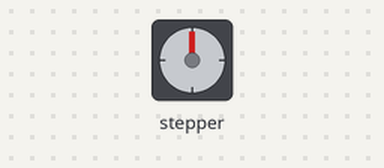
Bench run of a sketch on a simulated Arduino Uno, built with avr-gcc and run on an emulated ATmega328P. Parts: stepper motor. Wiring (inferred from the names in the program): stepper motor driver (200 steps per turn assumed): step pin 9; direction pin 10.

Above: at 0.05 s.
At 2.35 s:
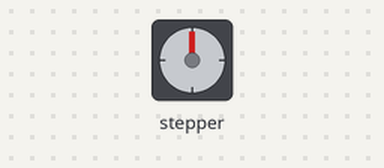
At 4.65 s:
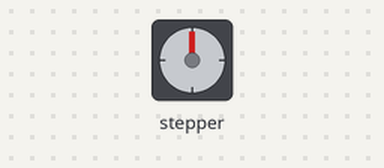
At 9.25 s:
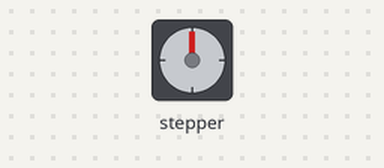
Timing chart, 0 to 12.0 s (numbered marks = the images above):
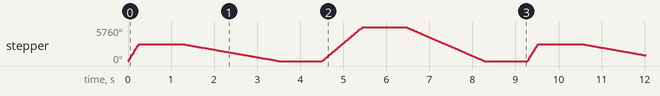

The sketch:

step1.ino
```cpp
#define DIR_PIN 10
#define STEP_PIN 9

void setup() {
  pinMode(DIR_PIN, OUTPUT);
  pinMode(STEP_PIN, OUTPUT);
}

void loop(){

  //rotate a specific number of degrees
  rotateDeg(360, 1);
  delay(1000);

  rotateDeg(-360, .1);  //reverse
  delay(1000);


  //rotate a specific number of microsteps (8 microsteps per step)
  //a 200 step stepper would take 1600 micro steps for one full revolution
  rotate(3200, .5);
  delay(1000);

  rotate(-3200, .25); //reverse
  delay(1000);
}


void rotate(int steps, float speed){
  //rotate a specific number of microsteps (8 microsteps per step) - (negitive for reverse movement)
  //speed is any number from .01 -> 1 with 1 being fastest - Slower is stronger
  int dir = (steps > 0)? HIGH:LOW;
  steps = abs(steps);

  digitalWrite(DIR_PIN,dir);

  float usDelay = (1/speed) * 70;

  for(int i=0; i < steps; i++){
    digitalWrite(STEP_PIN, HIGH);
    delayMicroseconds(usDelay);

    digitalWrite(STEP_PIN, LOW);
    delayMicroseconds(usDelay);
  }
}

void rotateDeg(float deg, float speed){
  //rotate a specific number of degrees (negitive for reverse movement)
  //speed is any number from .01 -> 1 with 1 being fastest - Slower is stronger
  int dir = (deg > 0)? HIGH:LOW;
  digitalWrite(DIR_PIN,dir);

  int steps = abs(deg)*(1/0.225);
  float usDelay = (1/speed) * 70;

  for(int i=0; i < steps; i++){
    digitalWrite(STEP_PIN, HIGH);
    delayMicroseconds(usDelay);

    digitalWrite(STEP_PIN, LOW);
    delayMicroseconds(usDelay);
  }
}
```

Measured:
- by itself, stepper: turns 2880° clockwise in 0.22 s, then 2880° counter-clockwise in 2.3 s, then 5760° clockwise in 0.94 s, then 5760° counter-clockwise in 1.8 s, repeating every 9.3 s
